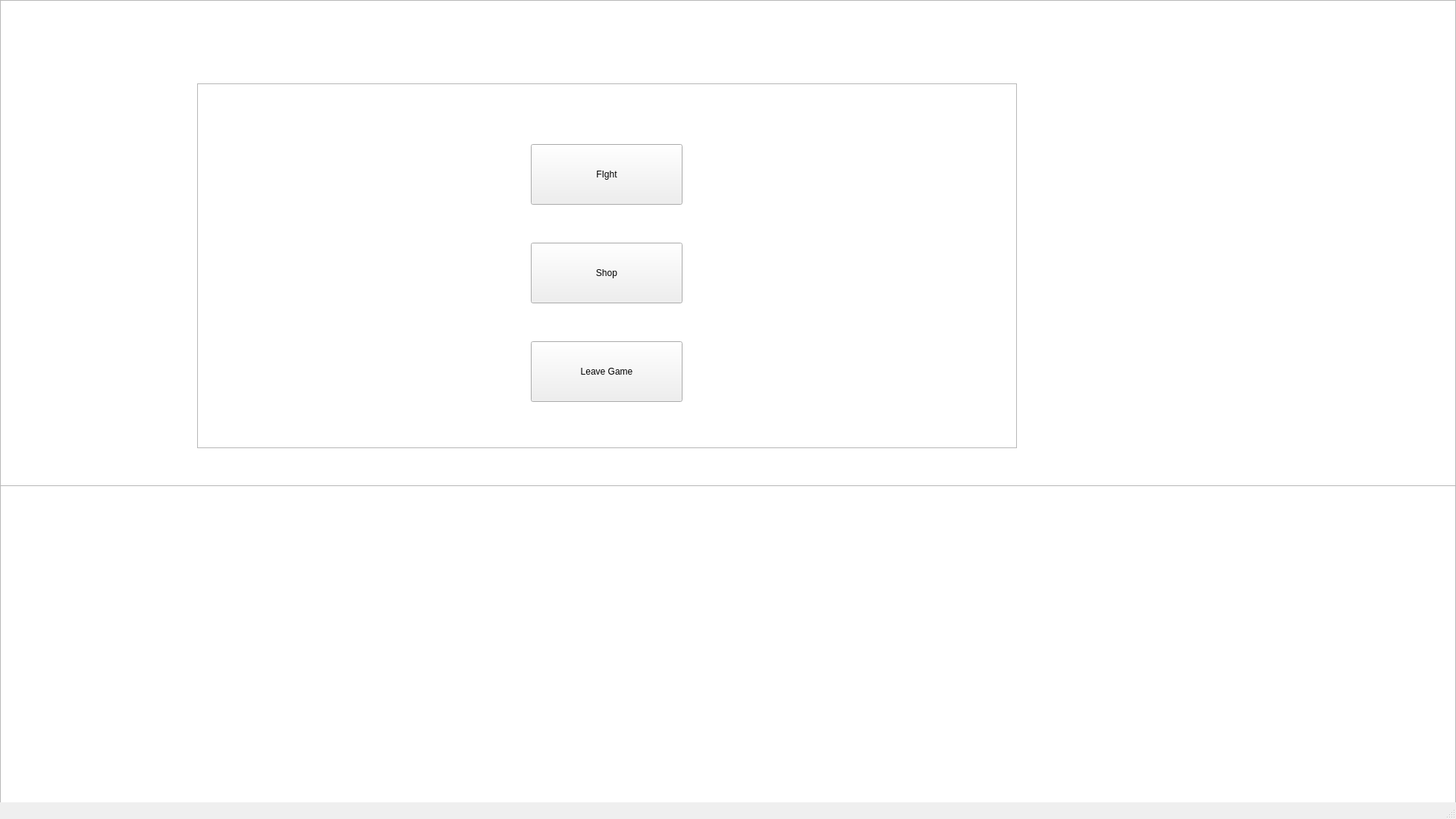
<?xml version="1.0" encoding="UTF-8"?>
<ui version="4.0">
 <class>MainWindow</class>
 <widget class="QMainWindow" name="MainWindow">
  <property name="geometry">
   <rect>
    <x>0</x>
    <y>0</y>
    <width>1920</width>
    <height>1080</height>
   </rect>
  </property>
  <property name="windowTitle">
   <string>MainWindow</string>
  </property>
  <widget class="QWidget" name="centralwidget">
   <widget class="QStackedWidget" name="stackedWidget">
    <property name="geometry">
     <rect>
      <x>0</x>
      <y>0</y>
      <width>1920</width>
      <height>1080</height>
     </rect>
    </property>
    <property name="currentIndex">
     <number>3</number>
    </property>
    <widget class="QWidget" name="startMenu">
     <widget class="QLabel" name="label">
      <property name="geometry">
       <rect>
        <x>680</x>
        <y>220</y>
        <width>170</width>
        <height>40</height>
       </rect>
      </property>
      <property name="font">
       <font>
        <pointsize>22</pointsize>
       </font>
      </property>
      <property name="text">
       <string>Play Game</string>
      </property>
     </widget>
     <widget class="QPushButton" name="pushButton_Play">
      <property name="geometry">
       <rect>
        <x>690</x>
        <y>290</y>
        <width>141</width>
        <height>61</height>
       </rect>
      </property>
      <property name="text">
       <string>Play</string>
      </property>
     </widget>
    </widget>
    <widget class="QWidget" name="game">
     <widget class="QGraphicsView" name="graphicsView">
      <property name="geometry">
       <rect>
        <x>0</x>
        <y>0</y>
        <width>1920</width>
        <height>652</height>
       </rect>
      </property>
     </widget>
     <widget class="QGraphicsView" name="graphicsView_2">
      <property name="geometry">
       <rect>
        <x>0</x>
        <y>640</y>
        <width>1920</width>
        <height>428</height>
       </rect>
      </property>
      <property name="autoFillBackground">
       <bool>false</bool>
      </property>
      <property name="backgroundBrush">
       <brush brushstyle="NoBrush">
        <color alpha="255">
         <red>0</red>
         <green>0</green>
         <blue>0</blue>
        </color>
       </brush>
      </property>
      <property name="foregroundBrush">
       <brush brushstyle="NoBrush">
        <color alpha="255">
         <red>0</red>
         <green>0</green>
         <blue>0</blue>
        </color>
       </brush>
      </property>
     </widget>
     <widget class="QPushButton" name="pushButton_2">
      <property name="geometry">
       <rect>
        <x>1130</x>
        <y>680</y>
        <width>141</width>
        <height>51</height>
       </rect>
      </property>
      <property name="text">
       <string>Play</string>
      </property>
     </widget>
    </widget>
    <widget class="QWidget" name="shop">
     <widget class="QLabel" name="label_4">
      <property name="geometry">
       <rect>
        <x>730</x>
        <y>52</y>
        <width>201</width>
        <height>71</height>
       </rect>
      </property>
      <property name="font">
       <font>
        <family>Bahnschrift SemiLight SemiConde</family>
        <pointsize>48</pointsize>
       </font>
      </property>
      <property name="text">
       <string>SHOP</string>
      </property>
     </widget>
     <widget class="QTableWidget" name="tableWidget">
      <property name="geometry">
       <rect>
        <x>365</x>
        <y>131</y>
        <width>881</width>
        <height>531</height>
       </rect>
      </property>
      <property name="verticalScrollBarPolicy">
       <enum>Qt::ScrollBarAlwaysOn</enum>
      </property>
      <property name="horizontalScrollBarPolicy">
       <enum>Qt::ScrollBarAlwaysOff</enum>
      </property>
      <property name="editTriggers">
       <set>QAbstractItemView::NoEditTriggers</set>
      </property>
      <property name="selectionBehavior">
       <enum>QAbstractItemView::SelectRows</enum>
      </property>
      <column>
       <property name="text">
        <string/>
       </property>
      </column>
      <column>
       <property name="text">
        <string>Name</string>
       </property>
      </column>
      <column>
       <property name="text">
        <string>Price</string>
       </property>
      </column>
     </widget>
     <widget class="QGraphicsView" name="graphicsView_4">
      <property name="geometry">
       <rect>
        <x>390</x>
        <y>190</y>
        <width>830</width>
        <height>360</height>
       </rect>
      </property>
      <property name="verticalScrollBarPolicy">
       <enum>Qt::ScrollBarAlwaysOff</enum>
      </property>
      <property name="horizontalScrollBarPolicy">
       <enum>Qt::ScrollBarAlwaysOff</enum>
      </property>
     </widget>
     <widget class="QLabel" name="label_5">
      <property name="geometry">
       <rect>
        <x>1110</x>
        <y>100</y>
        <width>141</width>
        <height>31</height>
       </rect>
      </property>
      <property name="font">
       <font>
        <family>Bahnschrift SemiLight SemiConde</family>
        <pointsize>22</pointsize>
       </font>
      </property>
      <property name="text">
       <string>TextLabel</string>
      </property>
     </widget>
     <widget class="QLabel" name="label_6">
      <property name="geometry">
       <rect>
        <x>1040</x>
        <y>100</y>
        <width>61</width>
        <height>31</height>
       </rect>
      </property>
      <property name="text">
       <string>TextLabel</string>
      </property>
      <property name="scaledContents">
       <bool>true</bool>
      </property>
     </widget>
     <widget class="QPushButton" name="pushButton_Buy">
      <property name="geometry">
       <rect>
        <x>710</x>
        <y>710</y>
        <width>191</width>
        <height>51</height>
       </rect>
      </property>
      <property name="text">
       <string>Buy</string>
      </property>
     </widget>
     <widget class="QPushButton" name="pushButton_Sort">
      <property name="geometry">
       <rect>
        <x>970</x>
        <y>710</y>
        <width>121</width>
        <height>51</height>
       </rect>
      </property>
      <property name="text">
       <string>Sort</string>
      </property>
     </widget>
     <widget class="QPushButton" name="pushButton_AutoChoose">
      <property name="geometry">
       <rect>
        <x>540</x>
        <y>710</y>
        <width>101</width>
        <height>51</height>
       </rect>
      </property>
      <property name="text">
       <string>Auto Choose</string>
      </property>
     </widget>
     <widget class="QPushButton" name="pushButton_Back">
      <property name="geometry">
       <rect>
        <x>260</x>
        <y>130</y>
        <width>83</width>
        <height>51</height>
       </rect>
      </property>
      <property name="text">
       <string>Back</string>
      </property>
     </widget>
     <widget class="QPushButton" name="pushButton_LeaveShop">
      <property name="geometry">
       <rect>
        <x>60</x>
        <y>10</y>
        <width>91</width>
        <height>71</height>
       </rect>
      </property>
      <property name="text">
       <string>Leave Shop</string>
      </property>
     </widget>
     <widget class="QPushButton" name="pushButton_Cancel">
      <property name="geometry">
       <rect>
        <x>765</x>
        <y>500</y>
        <width>83</width>
        <height>29</height>
       </rect>
      </property>
      <property name="text">
       <string>Cancel</string>
      </property>
     </widget>
    </widget>
    <widget class="QWidget" name="menu">
     <widget class="QGraphicsView" name="viewGifBack">
      <property name="geometry">
       <rect>
        <x>0</x>
        <y>0</y>
        <width>1920</width>
        <height>652</height>
       </rect>
      </property>
     </widget>
     <widget class="QGraphicsView" name="viewSolourBack">
      <property name="geometry">
       <rect>
        <x>0</x>
        <y>640</y>
        <width>1920</width>
        <height>428</height>
       </rect>
      </property>
     </widget>
     <widget class="QFrame" name="frame">
      <property name="geometry">
       <rect>
        <x>260</x>
        <y>110</y>
        <width>1081</width>
        <height>481</height>
       </rect>
      </property>
      <property name="frameShape">
       <enum>QFrame::StyledPanel</enum>
      </property>
      <property name="frameShadow">
       <enum>QFrame::Raised</enum>
      </property>
      <widget class="QPushButton" name="pushButton_Fight">
       <property name="geometry">
        <rect>
         <x>440</x>
         <y>80</y>
         <width>200</width>
         <height>80</height>
        </rect>
       </property>
       <property name="text">
        <string>FIght</string>
       </property>
      </widget>
      <widget class="QPushButton" name="pushButton_Shop">
       <property name="geometry">
        <rect>
         <x>440</x>
         <y>210</y>
         <width>200</width>
         <height>80</height>
        </rect>
       </property>
       <property name="text">
        <string>Shop</string>
       </property>
      </widget>
      <widget class="QPushButton" name="pushButton_LeaveGame">
       <property name="geometry">
        <rect>
         <x>440</x>
         <y>340</y>
         <width>200</width>
         <height>80</height>
        </rect>
       </property>
       <property name="text">
        <string>Leave Game</string>
       </property>
      </widget>
     </widget>
    </widget>
    <widget class="QWidget" name="gameFinishMenu">
     <widget class="QGraphicsView" name="graphicsView_3">
      <property name="geometry">
       <rect>
        <x>0</x>
        <y>0</y>
        <width>1920</width>
        <height>1080</height>
       </rect>
      </property>
     </widget>
     <widget class="QLabel" name="label_2">
      <property name="geometry">
       <rect>
        <x>699</x>
        <y>52</y>
        <width>261</width>
        <height>71</height>
       </rect>
      </property>
      <property name="font">
       <font>
        <family>Bahnschrift SemiLight SemiConde</family>
        <pointsize>48</pointsize>
       </font>
      </property>
      <property name="text">
       <string>YOU WIN</string>
      </property>
     </widget>
     <widget class="QLabel" name="label_3">
      <property name="geometry">
       <rect>
        <x>670</x>
        <y>160</y>
        <width>821</width>
        <height>51</height>
       </rect>
      </property>
      <property name="font">
       <font>
        <family>Bahnschrift SemiLight SemiConde</family>
        <pointsize>26</pointsize>
       </font>
      </property>
      <property name="text">
       <string>TOTAL DAMAGE: </string>
      </property>
     </widget>
     <widget class="QPushButton" name="pushButton">
      <property name="geometry">
       <rect>
        <x>699</x>
        <y>699</y>
        <width>252</width>
        <height>52</height>
       </rect>
      </property>
      <property name="text">
       <string>Continue...</string>
      </property>
     </widget>
    </widget>
   </widget>
  </widget>
  <widget class="QMenuBar" name="menubar">
   <property name="geometry">
    <rect>
     <x>0</x>
     <y>0</y>
     <width>1920</width>
     <height>25</height>
    </rect>
   </property>
  </widget>
  <widget class="QStatusBar" name="statusbar"/>
 </widget>
 <resources/>
 <connections/>
</ui>
